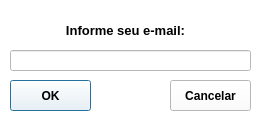
<?xml version="1.0" encoding="UTF-8"?>
<ui version="4.0">
 <class>RecSenha</class>
 <widget class="QDialog" name="RecSenha">
  <property name="geometry">
   <rect>
    <x>0</x>
    <y>0</y>
    <width>268</width>
    <height>127</height>
   </rect>
  </property>
  <property name="minimumSize">
   <size>
    <width>268</width>
    <height>127</height>
   </size>
  </property>
  <property name="maximumSize">
   <size>
    <width>268</width>
    <height>127</height>
   </size>
  </property>
  <property name="windowTitle">
   <string>CONTROLE DE PATRIMONIO</string>
  </property>
  <property name="styleSheet">
   <string notr="true">background-color: rgb(255, 255, 255);</string>
  </property>
  <widget class="QPushButton" name="pushButton">
   <property name="geometry">
    <rect>
     <x>10</x>
     <y>80</y>
     <width>81</width>
     <height>31</height>
    </rect>
   </property>
   <property name="font">
    <font>
     <weight>75</weight>
     <bold>true</bold>
    </font>
   </property>
   <property name="text">
    <string>OK</string>
   </property>
  </widget>
  <widget class="QPushButton" name="pushButton_2">
   <property name="geometry">
    <rect>
     <x>170</x>
     <y>80</y>
     <width>81</width>
     <height>31</height>
    </rect>
   </property>
   <property name="font">
    <font>
     <weight>75</weight>
     <bold>true</bold>
    </font>
   </property>
   <property name="text">
    <string>Cancelar</string>
   </property>
  </widget>
  <widget class="QLabel" name="label">
   <property name="geometry">
    <rect>
     <x>10</x>
     <y>20</y>
     <width>231</width>
     <height>21</height>
    </rect>
   </property>
   <property name="font">
    <font>
     <pointsize>10</pointsize>
     <weight>75</weight>
     <bold>true</bold>
    </font>
   </property>
   <property name="text">
    <string>Informe seu e-mail:</string>
   </property>
   <property name="alignment">
    <set>Qt::AlignCenter</set>
   </property>
  </widget>
  <widget class="QLineEdit" name="lineEdit">
   <property name="geometry">
    <rect>
     <x>10</x>
     <y>50</y>
     <width>241</width>
     <height>21</height>
    </rect>
   </property>
  </widget>
 </widget>
 <resources/>
 <connections>
  <connection>
   <sender>pushButton_2</sender>
   <signal>clicked()</signal>
   <receiver>RecSenha</receiver>
   <slot>close()</slot>
   <hints>
    <hint type="sourcelabel">
     <x>179</x>
     <y>91</y>
    </hint>
    <hint type="destinationlabel">
     <x>150</x>
     <y>97</y>
    </hint>
   </hints>
  </connection>
 </connections>
</ui>
